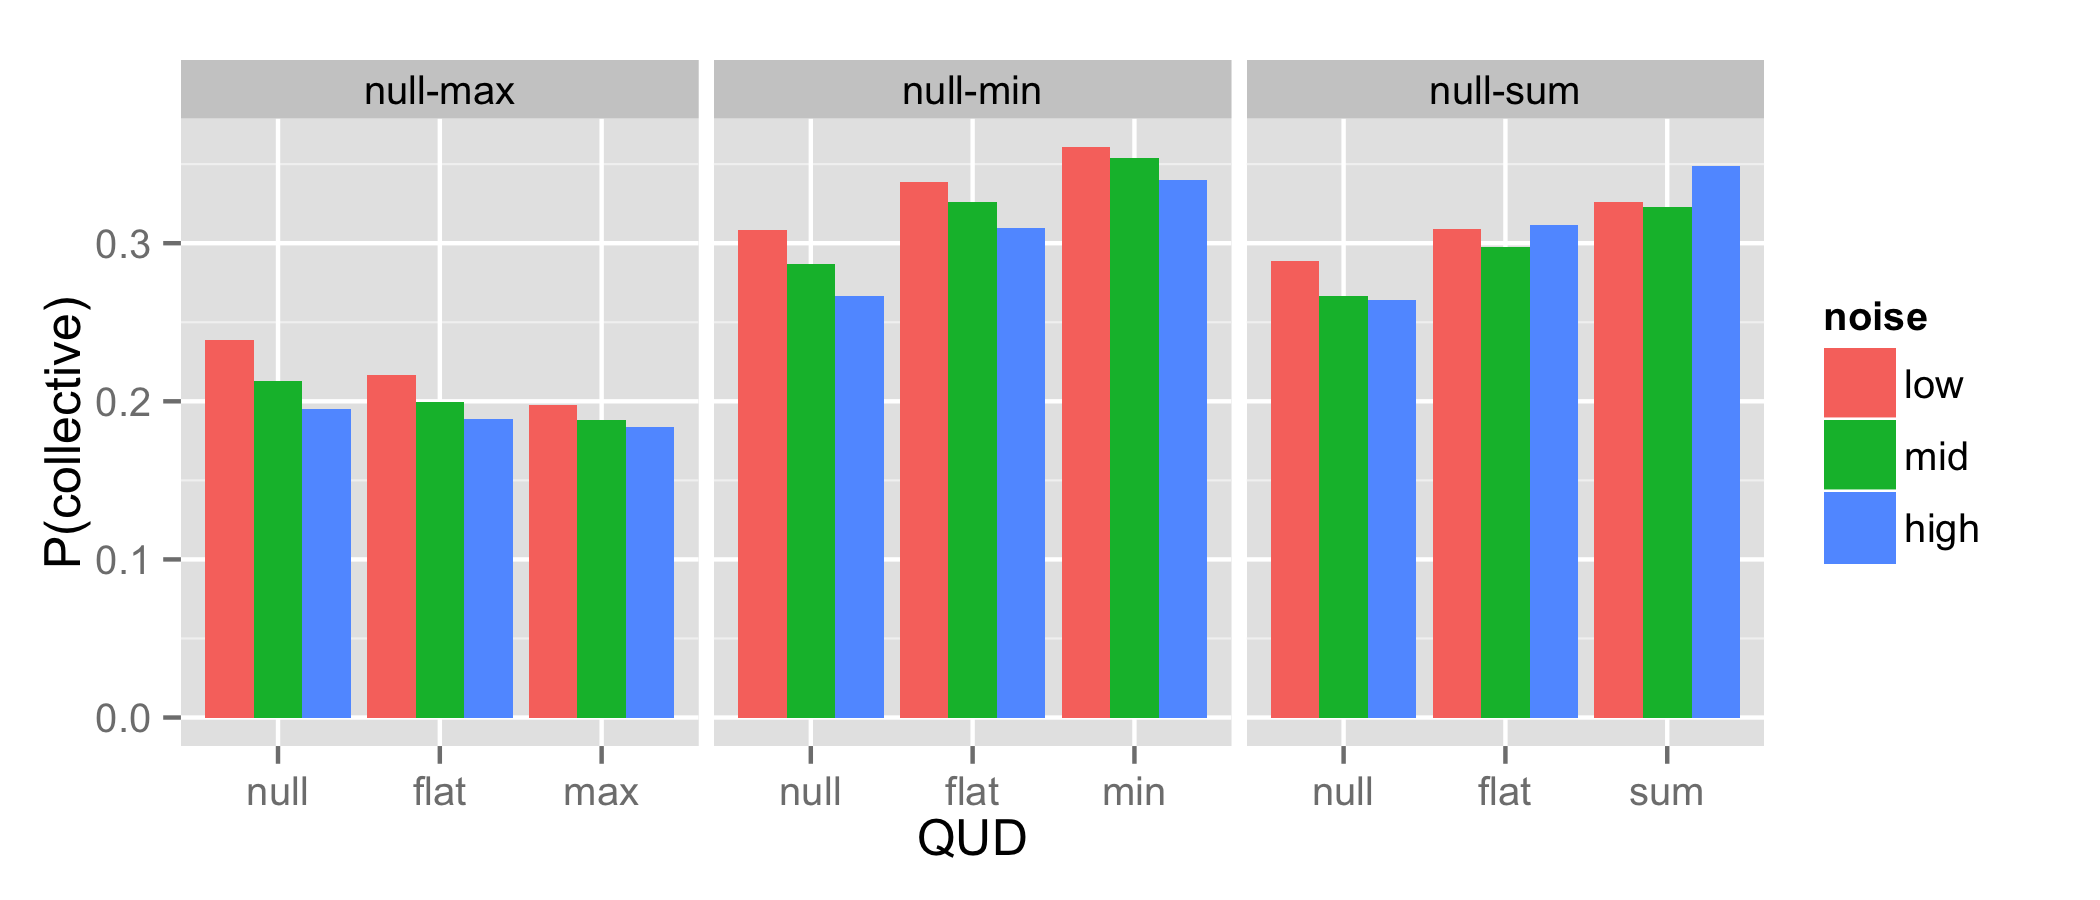

Recreate this plot in R.
library(ggplot2)

setwd("~/Documents/git/cocolab/collective/models/")

d = read.csv("QUD_results.csv",header=T)

d$noise<-factor(d$noise,levels=c("low",'mid','high'))

d$QUD<-factor(d$QUD,levels=c('null','flat','max','min','sum'))

p <- ggplot(d,aes(x=QUD,y=pcollective,fill=noise)) +
  geom_bar(stat='identity',position=position_dodge()) +
  ylab("P(collective)") +
  facet_grid(.~QUDs,scales = "free_x")

ggsave("QUD_results.png",plot=p,width=7, height=3)
